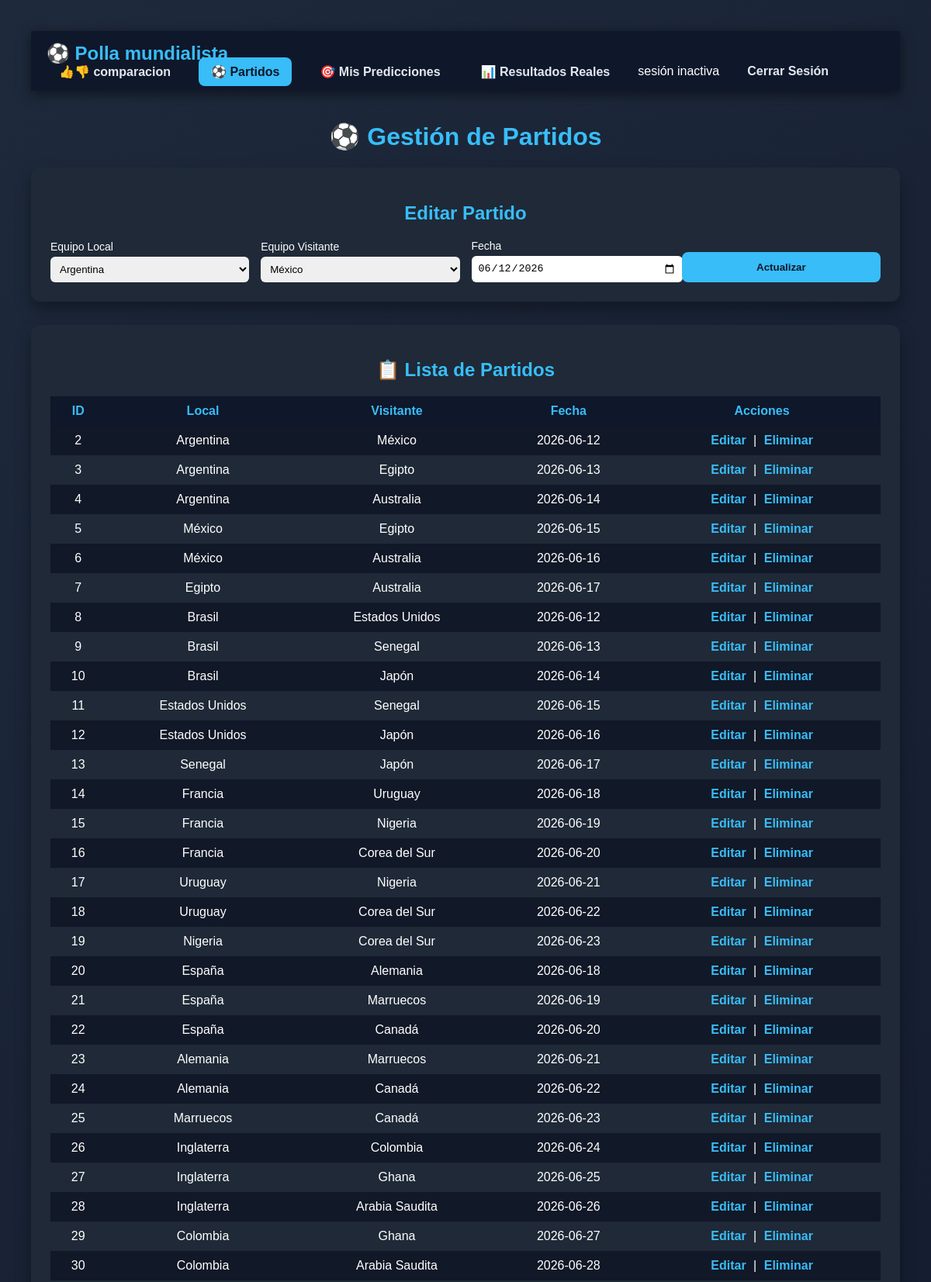
The app's page /partidos.php?editar=2 (upper part) with its own data.
### tables this page shows
CREATE TABLE `partidos` (
  `id` int(11) NOT NULL,
  `equipo_local_id` int(11) NOT NULL,
  `equipo_visitante_id` int(11) NOT NULL,
  `fecha` date NOT NULL
);

CREATE TABLE `equipos` (
  `id` int(11) NOT NULL,
  `nombre` varchar(100) NOT NULL,
  `grupo` char(1) NOT NULL
);

### partidos.php (the view, shortened to what this page needs)
<?php
$pdo = conectarDB();
$editar = null;
if (isset($_GET['editar'])) {
    $stmt = $pdo->prepare("SELECT * FROM partidos WHERE id=?");
    $stmt->execute([$_GET['editar']]);
    $editar = $stmt->fetch();
}
$equipos = $pdo->query("SELECT id, nombre FROM equipos")->fetchAll();
?>
<!DOCTYPE html>
<html lang="es">
<head>
</head>
<body>
<?php include 'menu.php'; ?>
<h1>⚽ Gestión de Partidos</h1>
<div class="card">
<h2><?= $editar ? "Editar Partido" : "Nuevo Partido" ?></h2>
<form method="POST">
    <label>
        Equipo Local
        <select name="equipo_local_id" required>
            <?php foreach ($equipos as $e): ?>
                <option value="<?= $e['id'] ?>"
                    <?= isset($editar) && $editar['equipo_local_id']==$e['id'] ? 'selected' : '' ?>>
                    <?= $e['nombre'] ?>
                </option>
            <?php endforeach; ?>
        </select>
    </label>
    <label>
        Equipo Visitante
        <select name="equipo_visitante_id" required>
            <?php foreach ($equipos as $e): ?>
                <option value="<?= $e['id'] ?>"
                    <?= isset($editar) && $editar['equipo_visitante_id']==$e['id'] ? 'selected' : '' ?>>
                    <?= $e['nombre'] ?>
                </option>
            <?php endforeach; ?>
        </select>
    </label>
    <label>
        Fecha
        <input type="date" name="fecha" required value="<?= $editar['fecha'] ?? '' ?>">
    </label>
    <button type="submit" name="guardar">
        <?= $editar ? 'Actualizar' : 'Guardar' ?>
    </button>
</form>
</div>
<div class="card">
<h2>📋 Lista de Partidos</h2>
<table>
<tr>
    <th>ID</th>
    <th>Local</th>
    <th>Visitante</th>
    <th>Fecha</th>
    <th>Acciones</th>
</tr>
<?php
$stmt = $pdo->query(
    "SELECT p.id, el.nombre AS local, ev.nombre AS visitante, p.fecha
     FROM partidos p
     JOIN equipos el ON p.equipo_local_id = el.id
     JOIN equipos ev ON p.equipo_visitante_id = ev.id"
);
while ($row = $stmt->fetch()) {
    echo "<tr>
            <td>{$row['id']}</td>
            <td>{$row['local']}</td>
            <td>{$row['visitante']}</td>
            <td>{$row['fecha']}</td>
            <td class='acciones'>
                <a href='?editar={$row['id']}'>Editar</a> |
                <a href='?eliminar={$row['id']}'
                   onclick='return confirm(\"¿Eliminar este partido?\");'>
                   Eliminar
                </a>
            </td>
          </tr>";
}
?>
</table>
</div>
</body>
</html>

### partidos.php (style rules this page uses)
body { font-family: Calibri, Arial, sans-serif; background: linear-gradient(135deg, #1e293b, #0f172a); margin: 0; padding: 40px; color: #fff; }
h1, h2 { text-align: center; color: #38bdf8; }
.card { background: #1f2937; border-radius: 12px; padding: 25px; margin-bottom: 30px; box-shadow: 0 10px 20px rgba(0,0,0,.35); }
form { display: grid; gap: 15px; grid-template-columns: repeat(auto-fit, minmax(200px, 1fr)); align-items: end; }
label { font-size: 14px; }
select, input[type="date"] { width: 100%; padding: 8px; border-radius: 6px; border: none; margin-top: 5px; }
button { background: #38bdf8; color: #0f172a; border: none; padding: 12px; border-radius: 8px; font-weight: bold; cursor: pointer; }
table { width: 100%; border-collapse: collapse; margin-top: 15px; }
th, td { padding: 10px; text-align: center; }
th { background: #0f172a; color: #38bdf8; }
tr:nth-child(even) { background: #111827; }
a { color: #38bdf8; text-decoration: none; font-weight: bold; }
.acciones a { margin: 0 5px; }

### records on screen
partidos: equipo_local_id "Argentina", equipo_visitante_id "México", fecha "06/12/2026", id "2", equipo_local.nombre "Argentina", equipo_visitante.nombre "México", fecha "2026-06-12"
partidos: id "3", equipo_local.nombre "Argentina", equipo_visitante.nombre "Egipto", fecha "2026-06-13"
partidos: id "4", equipo_local.nombre "Argentina", equipo_visitante.nombre "Australia", fecha "2026-06-14"
partidos: id "5", equipo_local.nombre "México", equipo_visitante.nombre "Egipto", fecha "2026-06-15"
partidos: id "6", equipo_local.nombre "México", equipo_visitante.nombre "Australia", fecha "2026-06-16"
partidos: id "7", equipo_local.nombre "Egipto", equipo_visitante.nombre "Australia", fecha "2026-06-17"
partidos: id "8", equipo_local.nombre "Brasil", equipo_visitante.nombre "Estados Unidos", fecha "2026-06-12"
partidos: id "9", equipo_local.nombre "Brasil", equipo_visitante.nombre "Senegal", fecha "2026-06-13"
partidos: id "10", equipo_local.nombre "Brasil", equipo_visitante.nombre "Japón", fecha "2026-06-14"
partidos: id "11", equipo_local.nombre "Estados Unidos", equipo_visitante.nombre "Senegal", fecha "2026-06-15"
partidos: id "12", equipo_local.nombre "Estados Unidos", equipo_visitante.nombre "Japón", fecha "2026-06-16"
partidos: id "13", equipo_local.nombre "Senegal", equipo_visitante.nombre "Japón", fecha "2026-06-17"
partidos: id "14", equipo_local.nombre "Francia", equipo_visitante.nombre "Uruguay", fecha "2026-06-18"
partidos: id "15", equipo_local.nombre "Francia", equipo_visitante.nombre "Nigeria", fecha "2026-06-19"
partidos: id "16", equipo_local.nombre "Francia", equipo_visitante.nombre "Corea del Sur", fecha "2026-06-20"
partidos: id "17", equipo_local.nombre "Uruguay", equipo_visitante.nombre "Nigeria", fecha "2026-06-21"
partidos: id "18", equipo_local.nombre "Uruguay", equipo_visitante.nombre "Corea del Sur", fecha "2026-06-22"
partidos: id "19", equipo_local.nombre "Nigeria", equipo_visitante.nombre "Corea del Sur", fecha "2026-06-23"
partidos: id "20", equipo_local.nombre "España", equipo_visitante.nombre "Alemania", fecha "2026-06-18"
partidos: id "21", equipo_local.nombre "España", equipo_visitante.nombre "Marruecos", fecha "2026-06-19"
partidos: id "22", equipo_local.nombre "España", equipo_visitante.nombre "Canadá", fecha "2026-06-20"
partidos: id "23", equipo_local.nombre "Alemania", equipo_visitante.nombre "Marruecos", fecha "2026-06-21"
partidos: id "24", equipo_local.nombre "Alemania", equipo_visitante.nombre "Canadá", fecha "2026-06-22"
partidos: id "25", equipo_local.nombre "Marruecos", equipo_visitante.nombre "Canadá", fecha "2026-06-23"
partidos: id "26", equipo_local.nombre "Inglaterra", equipo_visitante.nombre "Colombia", fecha "2026-06-24"
partidos: id "27", equipo_local.nombre "Inglaterra", equipo_visitante.nombre "Ghana", fecha "2026-06-25"
partidos: id "28", equipo_local.nombre "Inglaterra", equipo_visitante.nombre "Arabia Saudita", fecha "2026-06-26"
partidos: id "29", equipo_local.nombre "Colombia", equipo_visitante.nombre "Ghana", fecha "2026-06-27"
partidos: id "30", equipo_local.nombre "Colombia", equipo_visitante.nombre "Arabia Saudita", fecha "2026-06-28"
